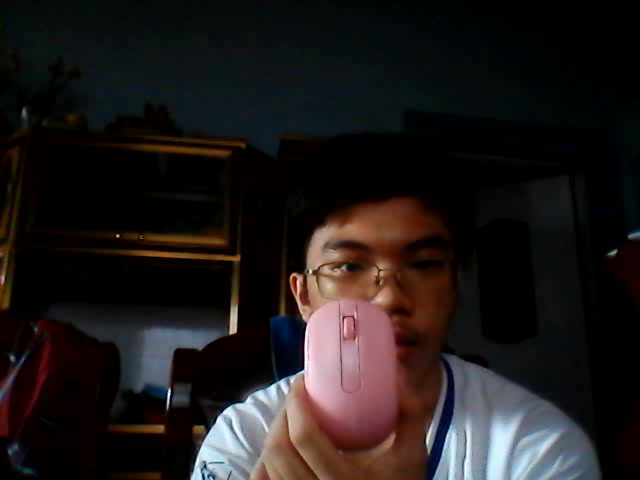
#> input picture frame 0 of hello/opencv/MeanShift/output.avi, 640 x 480 px
$ python CamShift.py
#> lines starting #> are read from the running program, lines starting #| are printed output that depends on the picture
import numpy as np
import cv2 as cv

# img = cv.imread('frame9.jpg')
cap = cv.VideoCapture('output.avi')
ret, img = cap.read()
#> img is the input picture: shape (480, 640, 3); mean B, G, R 26.2, 26.8, 31.7
x, y, w, h = 308, 330, 80, 100
track_window = (x, y, w, h)

# x, y, w, h = 314, 270, 100, 200
# track_window = (x, y, w, h)
roi = img[y: y+h, x: x+w]
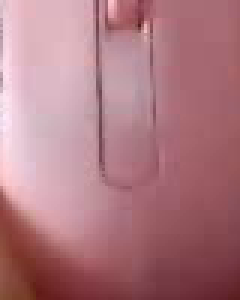
#> roi: shape (100, 80, 3) (shown 3 times larger); mean B, G, R 129.5, 120.9, 174.2
cv.imshow("roi", roi)

hsv_roi = cv.cvtColor(img, cv.COLOR_BGR2HSV)
#> hsv_roi: shape (480, 640, 3); mean H, S, V 55.1, 142.9, 36.6
# mask = cv.inRange(hsv_roi, np.array((0., 60., 32.)), np.array((180., 255., 255.)))
roi_hist = cv.calcHist([hsv_roi], [0], None, [180], [0, 180])
#> roi_hist = 180 values, max 88111 at index 0, min 0 at index 47, mean 1706.7
# cv.normalize(roi_hist, roi_hist, 0, 255, norm_type= cv.NORM_MINMAX)

term_crit = ( cv.TERM_CRITERIA_EPS | cv.TERM_CRITERIA_COUNT, 10, 1)

cap = cv.VideoCapture(0)

while True:
    _, frame = cap.read()
    hsv = cv.cvtColor(frame, cv.COLOR_BGR2HSV)
    mask = cv.calcBackProject([hsv], [0], roi_hist, [0, 180], 1)
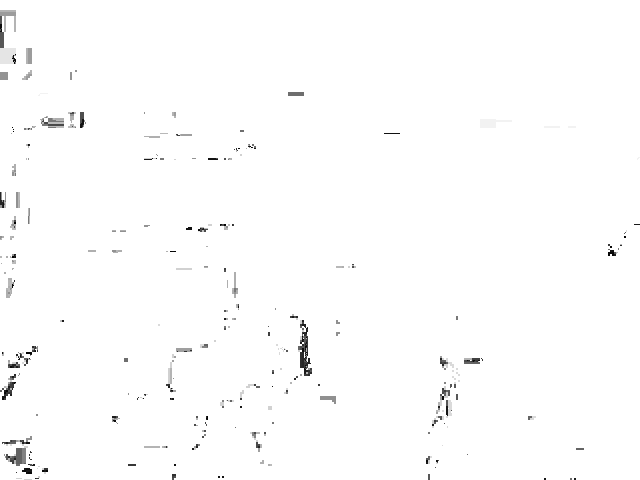
#> mask: shape (480, 640); min 1, max 255, mean 252.9

    ret, track_window = cv.meanShift(mask, track_window, term_crit)
#> ret = 10; track_window = (308, 320, 80, 100)
    x,y,w,h = track_window
#> x = 308; y = 320; w = 80; h = 100
    final_image = cv.rectangle(frame, (x,y), (x+w, y+h), 255, 3)

    cv.imshow("mask", mask)
    cv.imshow("frame", frame)

    key = cv.waitKey(1)
#> (key Esc is pressed here)
    if key == 27:
        break

cap.release()
cv.destroyAllWindows()
